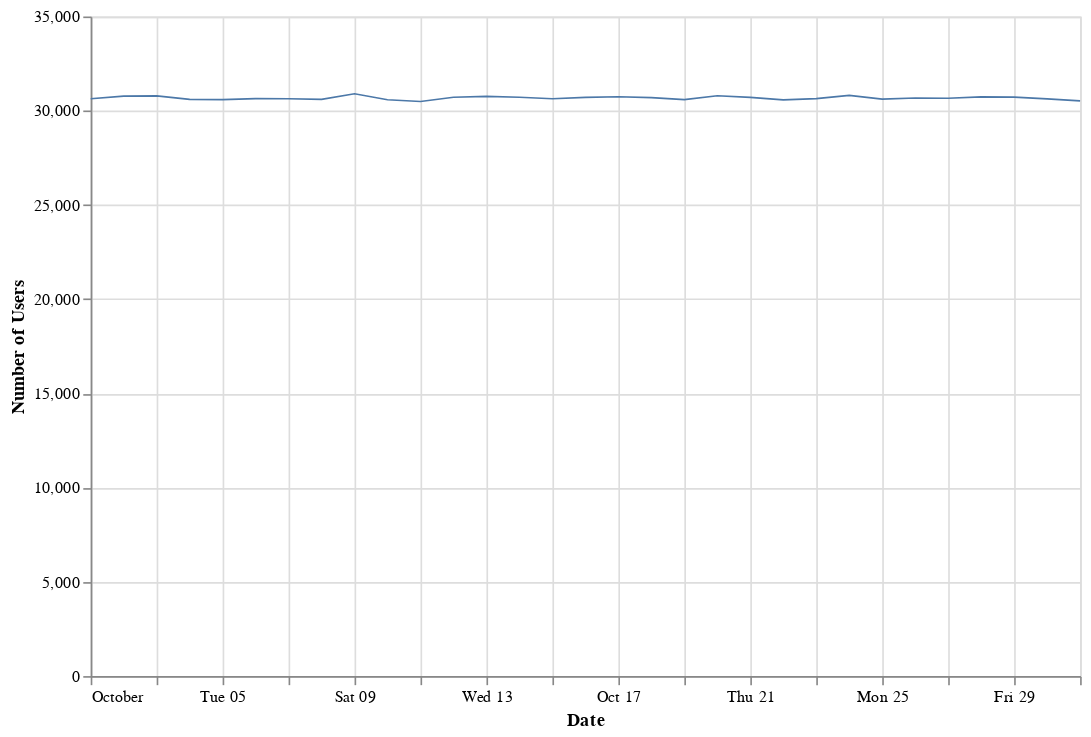

Notebook cell for this chart:
### Code cell
alt.Chart(activity).mark_line(size=1).encode(
    alt.X('dt:T', axis=alt.Axis(title = 'Date')),
    alt.Y('number_of_active_users:Q', axis=alt.Axis(title = 'Number of Users'))
).properties(
    width=600,
    height=400
)

### Figure 1 — Vega-Lite specification as saved in the notebook (floating-point values rounded to 4 significant figures)
{"config": {"view": {"continuousWidth": 300, "continuousHeight": 300}}, "data": {"name": "data-1d91711da7ddfe71893cad68a246b0b6"}, "mark": {"type": "line", "size": 1}, "encoding": {"x": {"axis": {"title": "Date"}, "field": "dt", "type": "temporal"}, "y": {"axis": {"title": "Number of Users"}, "field": "number_of_active_users", "type": "quantitative"}}, "height": 400, "width": 600, "$schema": "https://vega.github.io/schema/vega-lite/v5.20.1.json", "datasets": {"data-1d91711da7ddfe71893cad68a246b0b6": [{"dt": "2021-10-01", "number_of_active_users": 30634}, {"dt": "2021-10-02", "number_of_active_users": 30775}, {"dt": "2021-10-03", "number_of_active_users": 30785}, {"dt": "2021-10-04", "number_of_active_users": 30599}, {"dt": "2021-10-05", "number_of_active_users": 30588}, {"dt": "2021-10-06", "number_of_active_users": 30639}, {"dt": "2021-10-07", "number_of_active_users": 30637}, {"dt": "2021-10-08", "number_of_active_users": 30600}, {"dt": "2021-10-09", "number_of_active_users": 30902}, {"dt": "2021-10-10", "number_of_active_users": 30581}, {"dt": "2021-10-11", "number_of_active_users": 30489}, {"dt": "2021-10-12", "number_of_active_users": 30715}, {"dt": "2021-10-13", "number_of_active_users": 30761}, {"dt": "2021-10-14", "number_of_active_users": 30716}, {"dt": "2021-10-15", "number_of_active_users": 30637}, {"dt": "2021-10-16", "number_of_active_users": 30708}, {"dt": "2021-10-17", "number_of_active_users": 30741}, {"dt": "2021-10-18", "number_of_active_users": 30694}, {"dt": "2021-10-19", "number_of_active_users": 30587}, {"dt": "2021-10-20", "number_of_active_users": 30795}, {"dt": "2021-10-21", "number_of_active_users": 30705}, {"dt": "2021-10-22", "number_of_active_users": 30573}, {"dt": "2021-10-23", "number_of_active_users": 30645}, {"dt": "2021-10-24", "number_of_active_users": 30815}, {"dt": "2021-10-25", "number_of_active_users": 30616}, {"dt": "2021-10-26", "number_of_active_users": 30673}, {"dt": "2021-10-27", "number_of_active_users": 30661}, {"dt": "2021-10-28", "number_of_active_users": 30734}, {"dt": "2021-10-29", "number_of_active_users": 30723}, {"dt": "2021-10-30", "number_of_active_users": 30628}, {"dt": "2021-10-31", "number_of_active_users": 30519}]}}
